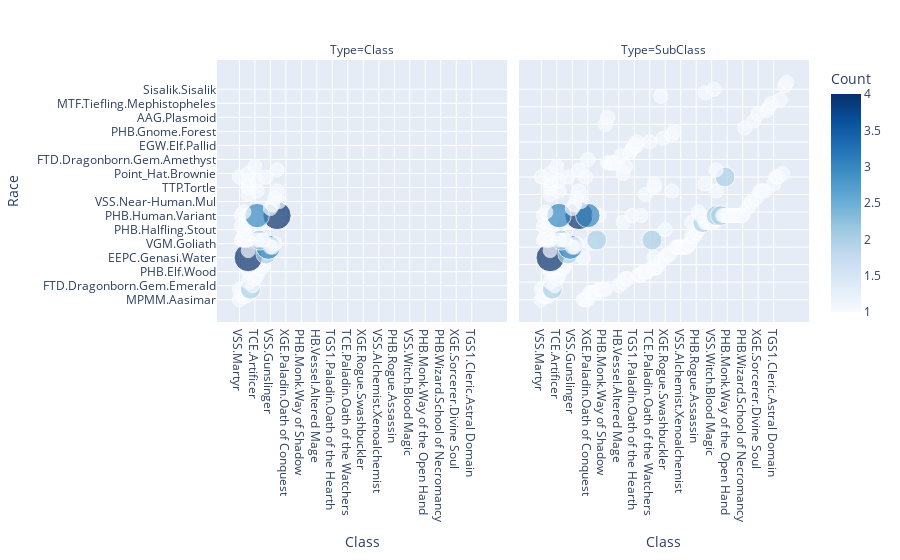

Write notebook code for a chart like this one.
### Code cell
for d1, d2 in fdf.iterrows():
    if d2['Count'] == 0:
        fdf = fdf.drop(d1)


fig = px.scatter(fdf, x="Class", y="Race", size="Count",
                 color="Count", color_continuous_scale="Blues",
                 facet_col="Type", hover_name="Class")
#, log_x=True, size_max=60
fig.update_layout(height=1000)
fig.show()

### Figure 1 — Plotly figure (JSON) as saved in the notebook; plotly's stock layout.template omitted (floating-point values rounded to 4 significant figures; data arrays with more than 128 entries replaced by an {"elided": "..."} marker saying what was removed)
{"data": [{"hovertemplate": "<b>%{hovertext}</b><br><br>Type=Class<br>Class=%{x}<br>Race=%{y}<br>Count=%{marker.color}<extra></extra>", "hovertext": ["VSS.Martyr", "PHB.Barbarian", "PHB.Fighter", "PHB.Rogue", "PHB.Cleric", "PHB.Rogue", "PHB.Barbarian", "VSS.Martyr", "PHB.Monk", "HB.Vessel", "PHB.Cleric", "TCE.Artificer", "PHB.Wizard", "PHB.Cleric", "PHB.Bard", "PHB.Cleric", "PHB.Warlock", "PHB.Paladin", "PHB.Cleric", "PHB.Cleric", "VSS.Witch", "PHB.Cleric", "VSS.Alchemist", "VSS.Gunslinger", "VSS.Warmage", "VSS.Necromancer", "PHB.Barbarian", "PHB.Bard", "PHB.Cleric", "PHB.Fighter", "PHB.Paladin", "PHB.Rogue", "PHB.Warlock", "PHB.Wizard", "PHB.Fighter", "PHB.Rogue", "PHB.Fighter", "PHB.Barbarian", "PHB.Cleric", "VSS.Necromancer", "VSS.Witch", "CR.Blood Hunter", "TCE.Artificer", "PHB.Barbarian", "CR.Blood Hunter", "PHB.Cleric", "PHB.Monk", "PHB.Wizard", "PHB.Fighter", "VSS.Gunslinger", "VSS.Warmage", "VSS.Warden", "VSS.Necromancer", "PHB.Cleric", "CR.Blood Hunter", "PHB.Wizard", "PHB.Cleric", "PHB.Cleric", "PHB.Cleric", "PHB.Wizard", "VSS.Martyr", "VSS.Witch", "PHB.Cleric", "CR.Blood Hunter", "TCE.Artificer"], "legendgroup": "", "marker": {"color": [1, 1, 1, 1, 1, 1, 1, 1, 2, 1, 1, 1, 1, 1, 1, 1, 1, 1, 1, 4, 2, 1, 3, 1, 1, 1, 1, 2, 1, 1, 1, 1, 1, 1, 1, 1, 1, 1, 1, 1, 1, 1, 1, 1, 4, 1, 1, 3, 1, 1, 1, 1, 1, 1, 1, 1, 1, 1, 1, 1, 1, 1, 1, 1, 1], "coloraxis": "coloraxis", "size": [1, 1, 1, 1, 1, 1, 1, 1, 2, 1, 1, 1, 1, 1, 1, 1, 1, 1, 1, 4, 2, 1, 3, 1, 1, 1, 1, 2, 1, 1, 1, 1, 1, 1, 1, 1, 1, 1, 1, 1, 1, 1, 1, 1, 4, 1, 1, 3, 1, 1, 1, 1, 1, 1, 1, 1, 1, 1, 1, 1, 1, 1, 1, 1, 1], "sizemode": "area", "sizeref": 0.01, "symbol": "circle"}, "mode": "markers", "name": "", "orientation": "v", "showlegend": false, "x": ["VSS.Martyr", "PHB.Barbarian", "PHB.Fighter", "PHB.Rogue", "PHB.Cleric", "PHB.Rogue", "PHB.Barbarian", "VSS.Martyr", "PHB.Monk", "HB.Vessel", "PHB.Cleric", "TCE.Artificer", "PHB.Wizard", "PHB.Cleric", "PHB.Bard", "PHB.Cleric", "PHB.Warlock", "PHB.Paladin", "PHB.Cleric", "PHB.Cleric", "VSS.Witch", "PHB.Cleric", "VSS.Alchemist", "VSS.Gunslinger", "VSS.Warmage", "VSS.Necromancer", "PHB.Barbarian", "PHB.Bard", "PHB.Cleric", "PHB.Fighter", "PHB.Paladin", "PHB.Rogue", "PHB.Warlock", "PHB.Wizard", "PHB.Fighter", "PHB.Rogue", "PHB.Fighter", "PHB.Barbarian", "PHB.Cleric", "VSS.Necromancer", "VSS.Witch", "CR.Blood Hunter", "TCE.Artificer", "PHB.Barbarian", "CR.Blood Hunter", "PHB.Cleric", "PHB.Monk", "PHB.Wizard", "PHB.Fighter", "VSS.Gunslinger", "VSS.Warmage", "VSS.Warden", "VSS.Necromancer", "PHB.Cleric", "CR.Blood Hunter", "PHB.Wizard", "PHB.Cleric", "PHB.Cleric", "PHB.Cleric", "PHB.Wizard", "VSS.Martyr", "VSS.Witch", "PHB.Cleric", "CR.Blood Hunter", "TCE.Artificer"], "xaxis": "x", "y": ["MPMM.Aasimar", "VGM.Bugbear", "VGM.Bugbear", "VGM.Bugbear", "ERLW.Changeling", "ERLW.Changeling", "TCE.Custom Lineage", "TCE.Custom Lineage", "TCE.Custom Lineage", "FTD.Dragonborn.Gem.Emerald", "PHB.Dwarf.Hill", "PHB.Dwarf.Mountain", "MTF.Elf.Shadar-kai", "PHB.Elf.Wood", "WBtW.Fairy", "WBtW.Fairy", "WBtW.Fairy", "VGM.Firbolg", "EEPC.Genasi.Earth", "EEPC.Genasi.Water", "VSS.Geppettin.Bisque", "DMG.Goblin", "ERLW.Goblin", "ERLW.Goblin", "ERLW.Goblin", "VGM.Goliath", "PHB.Half-Elf", "PHB.Half-Elf", "PHB.Half-Elf", "PHB.Half-Elf", "PHB.Half-Elf", "PHB.Half-Elf", "PHB.Half-Elf", "PHB.Half-Elf", "PHB.Half-Orc", "SCAG.Halfling.Ghostwise", "PHB.Halfling.Stout", "ERLW.Hobgoblin", "PHB.Human", "PHB.Human", "PHB.Human", "PSI.Human.Innistrad", "PHB.Human.Variant", "PHB.Human.Variant", "PHB.Human.Variant", "PHB.Human.Variant", "PHB.Human.Variant", "PHB.Human.Variant", "VGM.Kobold", "MOT.Minotaur", "VSS.Near-Human", "VSS.Near-Human.Mul", "VRGR.Reborn", "MOT.Satyr", "VGM.Tabaxi", "VGM.Tabaxi", "TTP.Tortle", "VGM.Triton", "GGR.Vedalken", "GGR.Vedalken", "ERLW.Warforged", "ERLW.Warforged", "Point_Hat.Brownie", "HCKOG.Kitsune.Rage", "Basils Brews.Domovoi"], "yaxis": "y", "type": "scatter"}, {"hovertemplate": "<b>%{hovertext}</b><br><br>Type=SubClass<br>Class=%{x}<br>Race=%{y}<br>Count=%{marker.color}<extra></extra>", "hovertext": {"elided": "192 str values"}, "legendgroup": "", "marker": {"color": {"elided": "192 int values"}, "coloraxis": "coloraxis", "size": {"elided": "192 int values"}, "sizemode": "area", "sizeref": 0.01, "symbol": "circle"}, "mode": "markers", "name": "", "orientation": "v", "showlegend": false, "x": {"elided": "192 str values"}, "xaxis": "x2", "y": {"elided": "192 str values"}, "yaxis": "y2", "type": "scatter"}], "layout": {"xaxis": {"anchor": "y", "domain": [0, 0.49], "title": {"text": "Class"}, "type": "category", "range": [-7.859, 118.9], "autorange": true}, "yaxis": {"anchor": "x", "domain": [0, 1], "title": {"text": "Race"}, "type": "category", "range": [-4.577, 66.58], "autorange": true}, "xaxis2": {"anchor": "y2", "domain": [0.51, 1], "matches": "x", "title": {"text": "Class"}, "type": "category", "range": [-7.859, 118.9], "autorange": true}, "yaxis2": {"anchor": "x2", "domain": [0, 1], "matches": "y", "showticklabels": false, "type": "category", "range": [-4.577, 66.58], "autorange": true}, "annotations": [{"font": {}, "showarrow": false, "text": "Type=Class", "x": 0.245, "xanchor": "center", "xref": "paper", "y": 1, "yanchor": "bottom", "yref": "paper"}, {"font": {}, "showarrow": false, "text": "Type=SubClass", "x": 0.755, "xanchor": "center", "xref": "paper", "y": 1, "yanchor": "bottom", "yref": "paper"}], "coloraxis": {"colorbar": {"title": {"text": "Count"}}, "colorscale": [[0, "rgb(247,251,255)"], [0.125, "rgb(222,235,247)"], [0.25, "rgb(198,219,239)"], [0.375, "rgb(158,202,225)"], [0.5, "rgb(107,174,214)"], [0.625, "rgb(66,146,198)"], [0.75, "rgb(33,113,181)"], [0.875, "rgb(8,81,156)"], [1, "rgb(8,48,107)"]]}, "legend": {"tracegroupgap": 0, "itemsizing": "constant"}, "margin": {"t": 60}, "autosize": true}}
